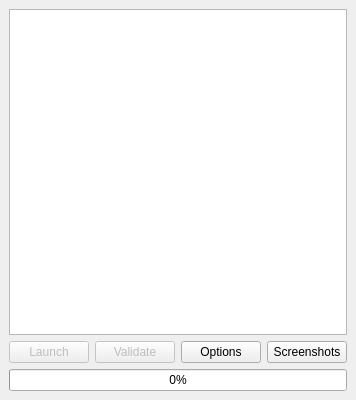
<?xml version="1.0" encoding="UTF-8"?>
<ui version="4.0">
 <class>MainWindow</class>
 <widget class="QMainWindow" name="MainWindow">
  <property name="geometry">
   <rect>
    <x>0</x>
    <y>0</y>
    <width>340</width>
    <height>400</height>
   </rect>
  </property>
  <property name="sizePolicy">
   <sizepolicy hsizetype="Expanding" vsizetype="Preferred">
    <horstretch>0</horstretch>
    <verstretch>0</verstretch>
   </sizepolicy>
  </property>
  <property name="font">
   <font>
    <family>MS Shell Dlg 2</family>
   </font>
  </property>
  <property name="windowTitle">
   <string>Sweet Tea</string>
  </property>
  <widget class="QWidget" name="MainWidget">
   <property name="enabled">
    <bool>true</bool>
   </property>
   <property name="sizePolicy">
    <sizepolicy hsizetype="Expanding" vsizetype="Expanding">
     <horstretch>0</horstretch>
     <verstretch>0</verstretch>
    </sizepolicy>
   </property>
   <layout class="QHBoxLayout" name="horizontalLayout">
    <item>
     <layout class="QVBoxLayout" name="ControlPanel">
      <item>
       <widget class="QListWidget" name="listWidget"/>
      </item>
      <item>
       <layout class="QHBoxLayout" name="LaunchUpdatePanel">
        <item>
         <widget class="QPushButton" name="LaunchButton">
          <property name="enabled">
           <bool>false</bool>
          </property>
          <property name="text">
           <string>Launch</string>
          </property>
         </widget>
        </item>
        <item>
         <widget class="QPushButton" name="ValidateButton">
          <property name="enabled">
           <bool>false</bool>
          </property>
          <property name="text">
           <string>Validate</string>
          </property>
         </widget>
        </item>
        <item>
         <widget class="QPushButton" name="OptionsButton">
          <property name="text">
           <string>Options</string>
          </property>
         </widget>
        </item>
        <item>
         <widget class="QPushButton" name="ScreenshotButton">
          <property name="text">
           <string>Screenshots</string>
          </property>
         </widget>
        </item>
       </layout>
      </item>
      <item>
       <widget class="QProgressBar" name="UpdateProgress">
        <property name="value">
         <number>0</number>
        </property>
        <property name="invertedAppearance">
         <bool>false</bool>
        </property>
       </widget>
      </item>
     </layout>
    </item>
   </layout>
  </widget>
 </widget>
 <resources/>
 <connections/>
</ui>
